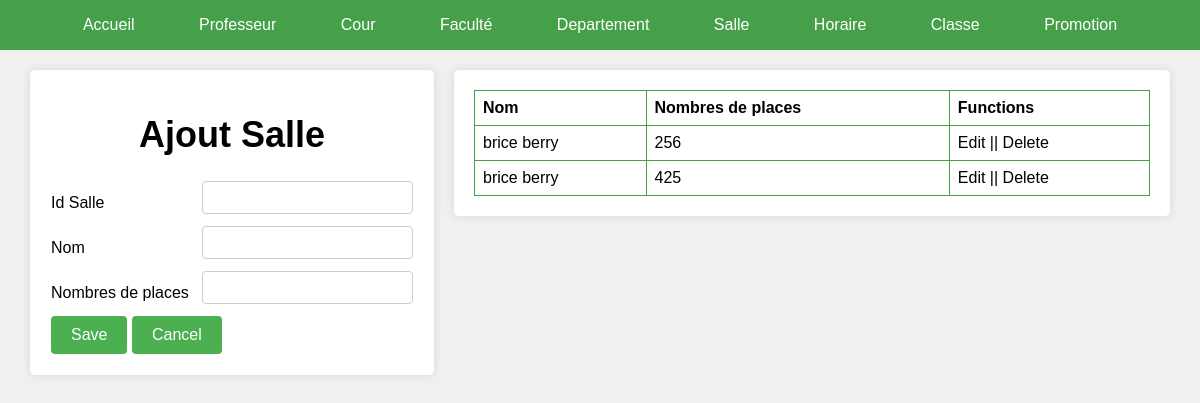
Page /admin/GestionSalles/AjoutSalles.php on the earlier database version.
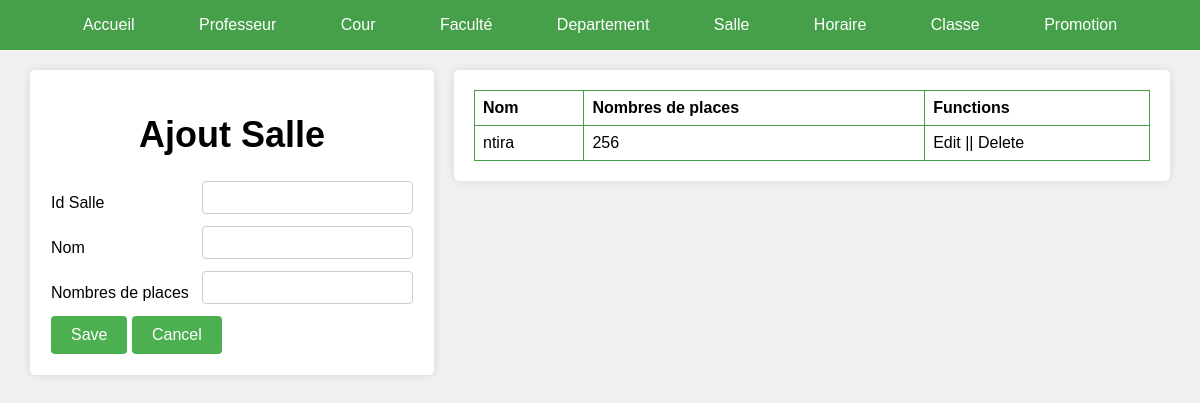
Same page on the later database version.
### tables this page shows
CREATE TABLE `salle` (
  `idSalle` varchar(15) NOT NULL,
  `Nom` varchar(15) NOT NULL,
  `NbrPlaces` int(15) NOT NULL,
  `EtatSalleOccup` tinyint(1) NOT NULL
);

### admin/GestionSalles/AjoutSalles.php (the view, shortened to what this page needs)
<!DOCTYPE html>
<html>
<head>
</head>
<body>
<?php
    include("../Menu.php");
  ?>
  <div class="wrapper">
    <div class="form">
        <form method="POST">
        <h1>Ajout Salle</h1>
        <table>
            <tr>
              <td> Id Salle  </td>
              <td><input type="text" name="idSalle" /></td>
            </tr>
            <tr>
              <td> Nom </td>
              <td><input type="text" name="nom" /></td>
            </tr>
            <tr>
              <td> Nombres de places	</td>
              <td><input type="number" name="NbrPlaces" /></td>
            </tr>
            <tr>
            <tr>
              <td colspan="2">
                <input type="submit" name="submit" value="Save" />
                <input type="reset" value="Cancel" />
              </td>
            </tr>
          </table>
        </form>
    </div>
    <div class="table">
    <table>
            <tr>
              <th>Nom</th>
              <th>Nombres de places</th>
              <th>Functions</th>
            </tr>
            <?php
                include("../connexion.php");
                $sql = "SELECT * FROM salle";
                $stmtSelect = $connexion->prepare($sql);
                $stmtSelect ->execute();
                $salles = $stmtSelect->fetchAll(PDO::FETCH_ASSOC);
                foreach($salles as $salle):
                ?>
            <tr>
                <td> <?php echo $salle['Nom'];?></td>
                <td><?php echo $salle['NbrPlaces']; ?></td>
                <td>Edit || Delete</td>
            </tr>
            <?php
              endforeach;
            ?>
      </table>
      </div>
  </div>
</body>
</html>

### admin/Menu.php
<nav>
    <a href="../../home.php">Accueil</a>
    <a href="../GestionProf/AjoutProf.php">Professeur</a>
    <a href="../GestionCours/ajoutCours.php">Cour</a>
    <a href="../GestionFaculte/Faculte.php">Faculté</a>
    <a href="../GestionDepartement/Departement.php">Departement</a>
    <a href="../GestionSalles/AjoutSalles.php">Salle</a>
    <a href="">Horaire</a>
    <a href="../GestionClasse/ajoutClasse.php">Classe</a>
    <a href="../GestionPromotion/ajoutPromotion.php">Promotion</a>
  </nav>

### admin/GestionSalles/AjoutSalles.php (style rules this page uses)
body { padding: 0; margin: 0; font-family: Arial, sans-serif; background-color: #f0f0f0; }
nav { background-color: #45a049; color: #fff; text-align: center; padding: 1em; }
nav a { color: #fff; text-decoration: none; padding: 10px 20px; margin: 0 10px; border-radius: 5px; transition: background-color 0.3s; }
.wrapper { display: flex; justify-content: center; align-items: flex-start; padding: 20px; }
.form { width: 35%; padding: 20px; box-shadow: 0 0 10px rgba(0, 0, 0, 0.1); border-radius: 5px; background-color: #fff; margin: 0 10px; }
.table { width: 65%; padding: 20px; box-shadow: 0 0 10px rgba(0, 0, 0, 0.1); border-radius: 5px; background-color: #fff; margin: 0 10px; }
form table, .table table { width: 100%; border-collapse: collapse; border-radius: 20px; }
.table table td, .form table th, .table table th { border: 1px solid #45a049; padding: 8px; text-align: left; }
input[type='text'], input[type='number'], textarea { width: 100%; padding: 8px; border: 1px solid #ccc; border-radius: 4px; box-sizing: border-box; margin-bottom: 10px; }
input[type='submit'], input[type='reset'] { padding: 10px 20px; border: none; background-color: #4CAF50; color: white; cursor: pointer; border-radius: 4px; font-size: 16px; }
.wrapper h1 { font-size: 36px; text-align: center; }

Differences in the rows shown:
removed salle: Nom "brice berry", NbrPlaces "425"
changed salle: Nom "brice berry" → "ntira"
